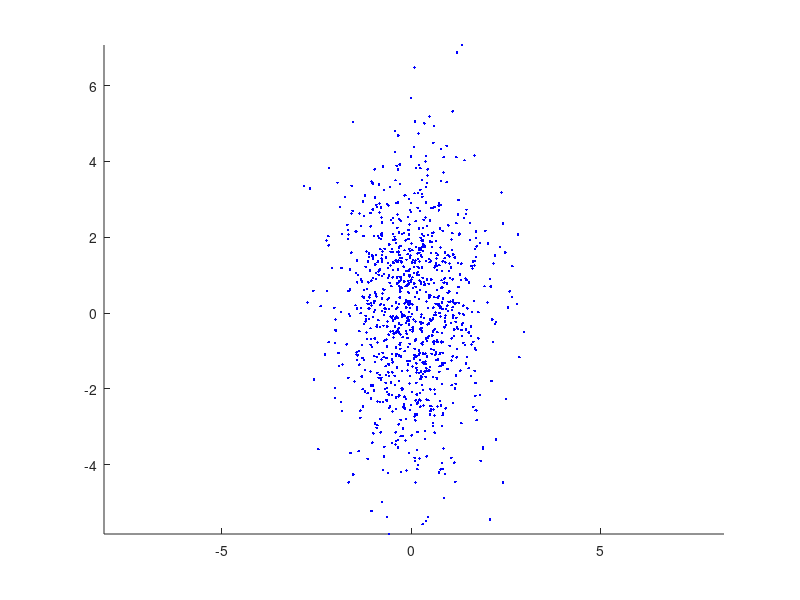

Reproduce this figure in MATLAB.
close all;
clear all;
P = diag([1^2 2^2 (10*pi/180)^2])

figure
axis equal
hold on

for i = 1:1000
    [V,D] = eig(P);
    x = V*(randn(size(D,1),1).*sqrt(diag(D)));
    plot3(x(1),x(2),x(3),'b.');
end
chi = 7.82;
%[x,y,z] = ellipsoid(0,0,0,sqrt(chi*P(1,1)), sqrt(chi*P(2,2)), sqrt(chi*P(3,3)),10);
%mesh(x,y,z)
%hidden off